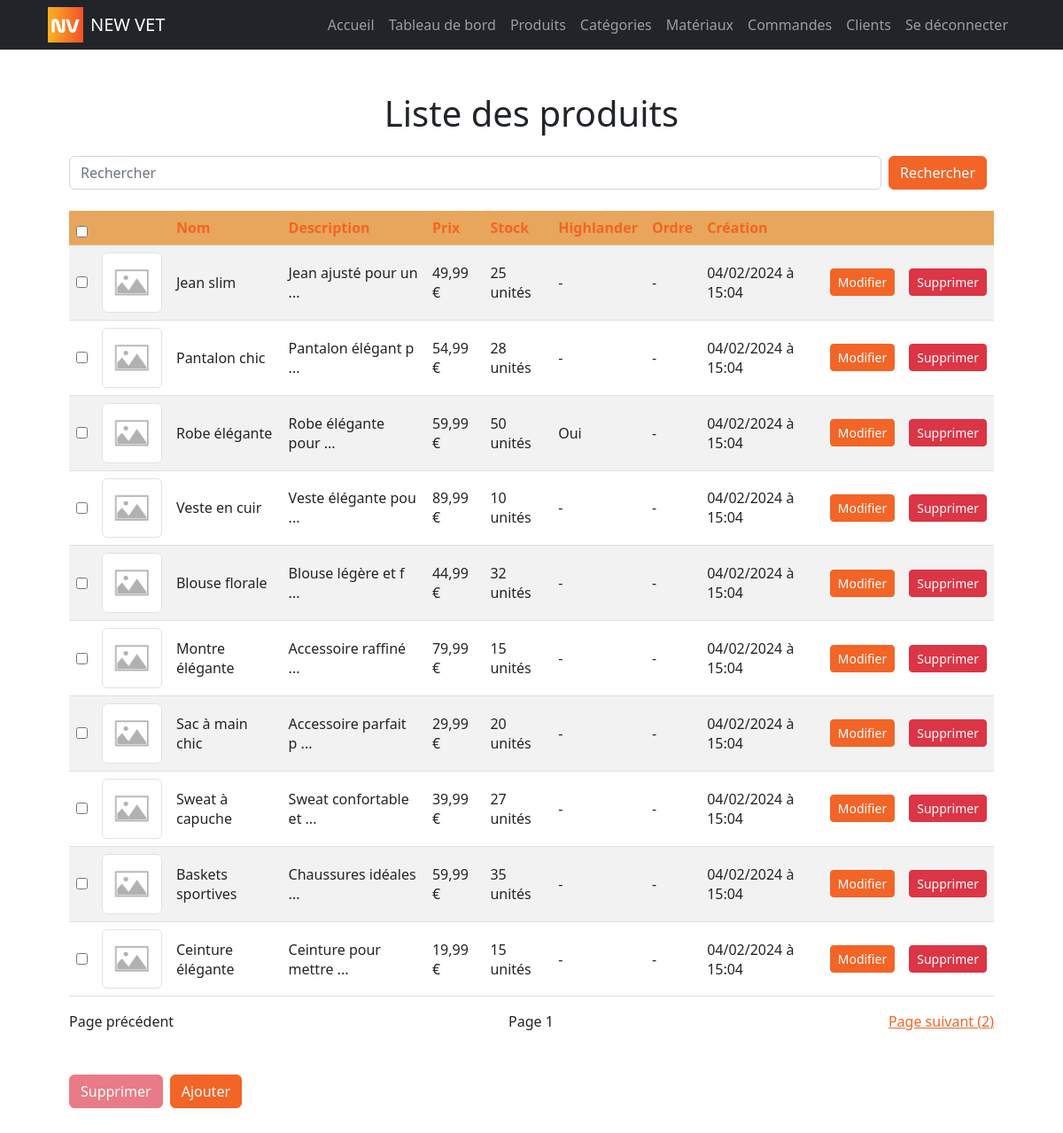
The page /products/index.php (signed in) on the database its author committed.
### tables this page shows
CREATE TABLE product(
        slug VARCHAR (50) NOT NULL UNIQUE,
        name VARCHAR (50) NOT NULL,
        description VARCHAR (1000),
        is_highlander BOOLEAN NOT NULL DEFAULT 0,
        sort_order INT,
        price FLOAT NOT NULL DEFAULT 0,
        stock_quantity INT NOT NULL DEFAULT 0,
        is_deleted BOOLEAN NOT NULL DEFAULT 0,
        created_at DATETIME NOT NULL DEFAULT NOW(),
        CONSTRAINT product_PK PRIMARY KEY (slug)
);

### models/product.php (called while the page is built, shortened)
<?php
function getProducts($categories_slugs = array(), $materials_slugs = array(), $search = null, $order_by = 'sort_order', $order = 'ASC', $offset = null, $per_page = 10, $is_highlander = false, $exclude = array(), $include = array())
{
    $dbh = db_connect();
    $sql = "SELECT product.* FROM product
    LEFT JOIN product_category ON product_category.product_slug = product.slug
    LEFT JOIN category ON product_category.category_slug = category.slug
    LEFT JOIN product_material ON product_material.product_slug = product.slug
    LEFT JOIN material ON product_material.material_slug = material.slug";
    $sql .= " WHERE 1 = 1";
    $sql .= " AND product.is_deleted = 0";
    $sql .= " ORDER BY $order_by $order";
    if ($per_page) $sql .= " LIMIT :per_page";
    try {
        $sth = $dbh->prepare($sql);
        if ($per_page) $sth->bindValue(":per_page", $per_page, PDO::PARAM_INT);
        $sth->execute();
        $products = $sth->fetchAll(PDO::FETCH_ASSOC);
    } catch (PDOException $e) {
        die("Erreur lors de la requête SQL : " . $e->getMessage());
    }
    return $products;
}

### helpers/log_txt.php (called while the page is built, shortened)
<?php
function log_txt($whatToLog)
{
    $file = APP_PATH . 'logs/log.txt';
    $fileopen = (fopen($file, 'a'));
    $date = date('d-m-y h:i:s A');
    $ipaddress = getenv("REMOTE_ADDR");
    $newLineToLog = PHP_EOL . "[" . $date . "][" . $ipaddress . "]: " . $whatToLog;
}

### models/image.php (called while the page is built, shortened)
<?php
function getFirstImagePathFromProduct($product_slug)
{
    $dbh = db_connect();
    $sql = "SELECT * FROM image WHERE is_deleted = 0 AND product_slug = :product_slug ORDER BY sort_order ASC LIMIT 1;";
    try {
        $sth = $dbh->prepare($sql);
        $sth->execute(array(":product_slug" => $product_slug));
        $image = $sth->fetch(PDO::FETCH_ASSOC);
    } catch (PDOException $e) {
        die("Erreur lors de la requête SQL : " . $e->getMessage());
    }
    if ($image) {
        return $image['image_path'];
    } else {
        return null;
    }
}

### helpers/three_dots_string.php (called while the page is built)
<?php
function three_dots_string(string $txt, int $max = 100)
{
    if (strlen($txt) > $max) return substr($txt, 0, $max) . ' ...';
    return $txt;
}

### helpers/float_to_price.php (called while the page is built)
<?php
function float_to_price($float) {
    $price = number_format($float, 2, ',', ' ') . ' €';
    return $price;
}

### helpers/fr_date.php (called while the page is built)
<?php
function fr_date($inputDate) {
    $dateTime = new DateTime($inputDate);
    $formattedDate = $dateTime->format('d/m/Y à H:i');
    return $formattedDate;
}

### products/index.php (the view, shortened to what this page needs)
<?php
include_once APP_PATH . "/partials/header.php";
include_once APP_PATH . "/models/product.php";
include_once APP_PATH . "/helpers/fr_date.php";
include_once APP_PATH . "/helpers/three_dots_string.php";
include_once APP_PATH . "/helpers/float_to_price.php";
include_once APP_PATH . "/models/image.php";
$search = isset($_GET['search']) ? $_GET['search'] : null;
$order_by = isset($_GET['order_by']) ? $_GET['order_by'] : 'created_at';
$order = isset($_GET['order']) && $_GET['order'] == 'desc' ? 'DESC' : 'ASC';
$page = isset($_GET['page']) ? $_GET['page'] : 1;
$new_order = $order == 'DESC' ? 'asc' : 'desc';
$per_page = 10;
$offset = ($page - 1) * $per_page;
$products = getProducts(null, null, $search, $order_by, $order, $offset, $per_page);
?>
<!DOCTYPE html>
<html lang="fr">
<head>
    <link href="<?= APP_URL ?>css/bootstrap.css" rel="stylesheet">
    <link href="<?= APP_URL ?>css/main.css" rel="stylesheet">
</head>
<body>
    <main>
        <div class="container p-4 p-lg-5">
            <h1 class="text-center">Liste des produits</h1>
            <form class="d-flex justify-content-between my-4" method="GET">
                <input class="form-control mr-sm-2" type="search" placeholder="Rechercher" aria-label="Search" name="search" value="<?= $search ?>">
                <button class="btn btn-primary mx-2 my-sm-0" type="submit">Rechercher</button>
            </form>
            <table class="table table-striped">
                <thead>
                    <tr class="table-primary">
                        <th scope='col' colspan='1'><input type="checkbox" onclick="toggleAll()"></th>
                        <th scope='col' colspan='1'>&nbsp;</th>
                        <th scope='col'><a class="text-decoration-none" href="?search=<?= $search ?>&page=<?= $page ?>&order_by=name&order=<?= $new_order ?>">Nom</a></th>
                        <th scope='col'><a class="text-decoration-none" href="?search=<?= $search ?>&page=<?= $page ?>&order_by=description&order=<?= $new_order ?>">Description</a></th>
                        <th scope='col'><a class="text-decoration-none" href="?search=<?= $search ?>&page=<?= $page ?>&order_by=price&order=<?= $new_order ?>">Prix</a></th>
                        <th scope='col'><a class="text-decoration-none" href="?search=<?= $search ?>&page=<?= $page ?>&order_by=stock_quantity&order=<?= $new_order ?>">Stock</a></th>
                        <th scope='col'><a class="text-decoration-none" href="?search=<?= $search ?>&page=<?= $page ?>&order_by=is_highlander&order=<?= $new_order ?>">Highlander</a></th>
                        <th scope='col'><a class="text-decoration-none" href="?search=<?= $search ?>&page=<?= $page ?>&order_by=sort_order&order=<?= $new_order ?>">Ordre</a></th>
                        <th scope='col'><a class="text-decoration-none" href="?search=<?= $search ?>&page=<?= $page ?>&order_by=created_at&order=<?= $new_order ?>">Création</a></th>
                        <th scope='col' colspan='2'>&nbsp;</th>
                    </tr>
                </thead>
                <tbody>
                    <?php
                    foreach ($products as $product) {
                    ?>
                        <tr class="align-middle">
                            <td><input id="product_<?= $product['slug'] ?>" type="checkbox" name="selected_products[]" value="<?= $product['slug'] ?>"></td>
                            <td>
                                <?php
                                $dbImgPath = getFirstImagePathFromProduct($product['slug']);
                                $fullImgPath = APP_PATH . $dbImgPath;
                                ?>
                                <?php if ($dbImgPath && file_exists($fullImgPath)) : ?>
                                    <img src="<?= APP_URL . $dbImgPath ?>" class="img-thumbnail" width="100">
                                <?php else : ?>
                                    <img src="<?= APP_URL ?>assets/img/default-img.webp" class="img-thumbnail" width="100">
                                <?php endif; ?>
                            </td>
                            <td><?= $product['name'] ?></td>
                            <td><?= three_dots_string($product['description'], 20) ?></td>
                            <td><?= float_to_price($product['price']) ?></td>
                            <?php if ($product['stock_quantity'] > 0) : ?>
                                <td><?= $product['stock_quantity'] ?> unités</td>
                            <?php else : ?>
                                <td class="text-danger">Rupture</td>
                            <?php endif; ?>
                            <td><?= $product['is_highlander'] == 1 ? 'Oui' : '-' ?></td>
                            <td><?= $product['sort_order'] ? $product['sort_order'] : '-' ?></td>
                            <td><?= fr_date($product['created_at']) ?></td>
                            <td> <a href="<?= APP_URL ?>products/modifiy_product.php?slug=<?= $product['slug'] ?>" class="btn btn-primary btn-sm">Modifier</a> </td>
                            <td> <a href="<?= APP_URL ?>products/delete_product.php?slug=<?= $product['slug'] ?>" class="btn btn-danger btn-sm">Supprimer</a> </td>
                        </tr>
                    <?php
                    }
                    ?>
                </tbody>
            </table>
            <div class="d-flex justify-content-between my-2">
                <?php if ($page > 1) : ?>
                    <a href="?search=<?= $search ?>&page=<?= $page - 1 ?>&order_by=<?= $order_by ?>&order=<?= $order ?>">Page précédent (<?= $page - 1 ?>)</a>
                <?php else : ?>
                    <span>Page précédent</span>
                <?php endif; ?>
                <span>Page <?= $page ?></span>
                <a href="?search=<?= $search ?>&page=<?= $page + 1 ?>&order_by=<?= $order_by ?>&order=<?= $order ?>">Page suivant (<?= $page + 1 ?>)</a>
            </div>
            <div class="d-flex justify-content-start gap-2 my-5">
                <button id="delete-products" class="btn btn-danger" disabled onclick="deleteSelectedProducts()">Supprimer</button>
                <a href="<?= APP_URL ?>products/create_product.php" class="btn btn-primary">Ajouter</a>
            </div>
        </div>
    </main>
</body>
</html>

### partials/header.php (shortened to what this page needs)
<nav class="navbar navbar-expand-lg navbar-dark bg-dark">
    <div class="container px-4">
        <a style="text-decoration: none" class="d-flex justify-content-start" href="<?= APP_URL ?>index.php">
            <img src="<?= APP_URL ?>assets/logo.jpg" alt="Logo" width="40" height="40">
            <span class="mx-2 navbar-brand">NEW VET</span>
        </a>
        <div class="collapse navbar-collapse" id="navbarSupportedContent">
            <ul class="navbar-nav ms-auto mb-2 mb-lg-0">
                <li class="nav-item"><a class="nav-link" aria-current="page" href="<?= APP_URL ?>index.php">Accueil</a></li>
                <li class="nav-item"><a class="nav-link" aria-current="page" href="<?= APP_URL ?>dashboard.php">Tableau de bord</a></li>
                <li class="nav-item"><a class="nav-link" aria-current="page" href="<?= APP_URL ?>products/index.php">Produits</a></li>
                <li class="nav-item"><a class="nav-link" aria-current="page" href="<?= APP_URL ?>categories/index.php">Catégories</a></li>
                <li class="nav-item"><a class="nav-link" aria-current="page" href="<?= APP_URL ?>materials/index.php">Matériaux</a></li>
                <li class="nav-item"><a class="nav-link" aria-current="page" href="<?= APP_URL ?>orders/index.php">Commandes</a></li>
                <li class="nav-item"><a class="nav-link" aria-current="page" href="<?= APP_URL ?>customers/index.php">Clients</a></li>
                <li class="nav-item"><a class="nav-link" aria-current="page" href="<?= APP_URL ?>logout.php">Se déconnecter</a></li>
            </ul>
        </div>
    </div>
</nav>

### rows shown on the page
product: name "Jean slim", description "Jean ajusté pour un ...", price "49,99 €", stock_quantity "25", created_at "04/02/2024 à 15:04"
product: name "Pantalon chic", description "Pantalon élégant p ...", price "54,99 €", stock_quantity "28", created_at "04/02/2024 à 15:04"
product: name "Robe élégante", description "Robe élégante pour ...", price "59,99 €", stock_quantity "50", is_highlander "Oui", created_at "04/02/2024 à 15:04"
product: name "Veste en cuir", description "Veste élégante pou ...", price "89,99 €", stock_quantity "10", created_at "04/02/2024 à 15:04"
product: name "Blouse florale", description "Blouse légère et f ...", price "44,99 €", stock_quantity "32", created_at "04/02/2024 à 15:04"
product: name "Montre élégante", description "Accessoire raffiné ...", price "79,99 €", stock_quantity "15", created_at "04/02/2024 à 15:04"
product: name "Sac à main chic", description "Accessoire parfait p ...", price "29,99 €", stock_quantity "20", created_at "04/02/2024 à 15:04"
product: name "Sweat à capuche", description "Sweat confortable et ...", price "39,99 €", stock_quantity "27", created_at "04/02/2024 à 15:04"
product: name "Baskets sportives", description "Chaussures idéales ...", price "59,99 €", stock_quantity "35", created_at "04/02/2024 à 15:04"
product: name "Ceinture élégante", description "Ceinture pour mettre ...", price "19,99 €", stock_quantity "15", created_at "04/02/2024 à 15:04"

### other values the page prints
$page "1"
$page + 1 "2"
